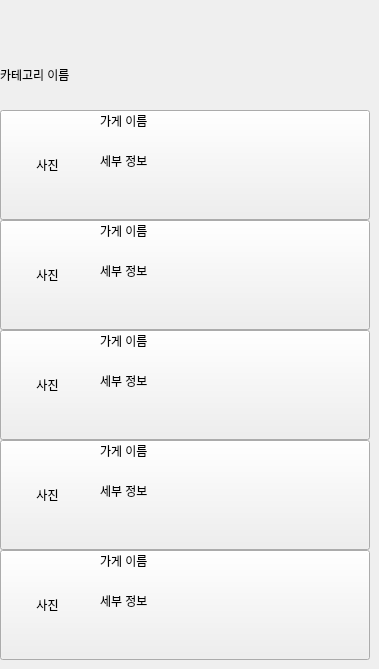
   <widget class="QWidget" name="page_8">
    <widget class="QPushButton" name="Btn_Marcket_Back">
     <property name="geometry">
      <rect>
       <x>0</x>
       <y>0</y>
       <width>50</width>
       <height>50</height>
      </rect>
     </property>
     <property name="text">
      <string/>
     </property>
     <property name="icon">
      <iconset resource="Resource.qrc">
       <normaloff>:/Image/Back_2.png</normaloff>:/Image/Back_2.png</iconset>
     </property>
     <property name="iconSize">
      <size>
       <width>50</width>
       <height>50</height>
      </size>
     </property>
     <property name="flat">
      <bool>true</bool>
     </property>
    </widget>
    <widget class="QLabel" name="lb_Image_Logo">
     <property name="geometry">
      <rect>
       <x>50</x>
       <y>0</y>
       <width>110</width>
       <height>50</height>
      </rect>
     </property>
     <property name="styleSheet">
      <string notr="true">border-image: url(:/Image/delivery.png);</string>
     </property>
     <property name="text">
      <string/>
     </property>
     <property name="alignment">
      <set>Qt::AlignCenter</set>
     </property>
    </widget>
    <widget class="QPushButton" name="Btn_Marcket_home">
     <property name="geometry">
      <rect>
       <x>265</x>
       <y>0</y>
       <width>50</width>
       <height>50</height>
      </rect>
     </property>
     <property name="text">
      <string/>
     </property>
     <property name="icon">
      <iconset resource="Resource.qrc">
       <normaloff>:/Image/HOME.png</normaloff>:/Image/HOME.png</iconset>
     </property>
     <property name="iconSize">
      <size>
       <width>50</width>
       <height>50</height>
      </size>
     </property>
     <property name="flat">
      <bool>true</bool>
     </property>
    </widget>
    <widget class="QPushButton" name="Btn_Marcket_Bascket">
     <property name="geometry">
      <rect>
       <x>320</x>
       <y>0</y>
       <width>50</width>
       <height>50</height>
      </rect>
     </property>
     <property name="text">
      <string/>
     </property>
     <property name="icon">
      <iconset resource="Resource.qrc">
       <normaloff>:/Image/Baskcet.png</normaloff>:/Image/Baskcet.png</iconset>
     </property>
     <property name="iconSize">
      <size>
       <width>50</width>
       <height>50</height>
      </size>
     </property>
     <property name="flat">
      <bool>true</bool>
     </property>
    </widget>
    <widget class="QLabel" name="lb_Categoryname">
     <property name="geometry">
      <rect>
       <x>0</x>
       <y>55</y>
       <width>370</width>
       <height>40</height>
      </rect>
     </property>
     <property name="text">
      <string>카테고리 이름</string>
     </property>
    </widget>
    <widget class="QPushButton" name="Btn_Marcket_choice1">
     <property name="geometry">
      <rect>
       <x>0</x>
       <y>110</y>
       <width>370</width>
       <height>110</height>
      </rect>
     </property>
     <property name="text">
      <string/>
     </property>
     <property name="flat">
      <bool>false</bool>
     </property>
    </widget>
    <widget class="QPushButton" name="Btn_Marcket_choice2">
     <property name="geometry">
      <rect>
       <x>0</x>
       <y>220</y>
       <width>370</width>
       <height>110</height>
      </rect>
     </property>
     <property name="text">
      <string/>
     </property>
     <property name="flat">
      <bool>false</bool>
     </property>
    </widget>
    <widget class="QPushButton" name="Btn_Marcket_choice3">
     <property name="geometry">
      <rect>
       <x>0</x>
       <y>330</y>
       <width>370</width>
       <height>110</height>
      </rect>
     </property>
     <property name="text">
      <string/>
     </property>
     <property name="flat">
      <bool>false</bool>
     </property>
    </widget>
    <widget class="QPushButton" name="Btn_Marcket_choice4">
     <property name="geometry">
      <rect>
       <x>0</x>
       <y>440</y>
       <width>370</width>
       <height>110</height>
      </rect>
     </property>
     <property name="text">
      <string/>
     </property>
     <property name="flat">
      <bool>false</bool>
     </property>
    </widget>
    <widget class="QPushButton" name="Btn_Marcket_choice5">
     <property name="geometry">
      <rect>
       <x>0</x>
       <y>550</y>
       <width>370</width>
       <height>110</height>
      </rect>
     </property>
     <property name="text">
      <string/>
     </property>
     <property name="flat">
      <bool>false</bool>
     </property>
    </widget>
    <widget class="QLabel" name="lb_Marcket_photo1">
     <property name="geometry">
      <rect>
       <x>0</x>
       <y>110</y>
       <width>95</width>
       <height>110</height>
      </rect>
     </property>
     <property name="text">
      <string>사진</string>
     </property>
     <property name="alignment">
      <set>Qt::AlignCenter</set>
     </property>
    </widget>
    <widget class="QLabel" name="lb_Marcket_photo2">
     <property name="geometry">
      <rect>
       <x>0</x>
       <y>220</y>
       <width>95</width>
       <height>110</height>
      </rect>
     </property>
     <property name="text">
      <string>사진</string>
     </property>
     <property name="alignment">
      <set>Qt::AlignCenter</set>
     </property>
    </widget>
    <widget class="QLabel" name="lb_Marcket_photo3">
     <property name="geometry">
      <rect>
       <x>0</x>
       <y>330</y>
       <width>95</width>
       <height>110</height>
      </rect>
     </property>
     <property name="text">
      <string>사진</string>
     </property>
     <property name="alignment">
      <set>Qt::AlignCenter</set>
     </property>
    </widget>
    <widget class="QLabel" name="lb_Marcket_photo4">
     <property name="geometry">
      <rect>
       <x>0</x>
       <y>440</y>
       <width>95</width>
       <height>110</height>
      </rect>
     </property>
     <property name="text">
      <string>사진</string>
     </property>
     <property name="alignment">
      <set>Qt::AlignCenter</set>
     </property>
    </widget>
    <widget class="QLabel" name="lb_Marcket_photo5">
     <property name="geometry">
      <rect>
       <x>0</x>
       <y>550</y>
       <width>95</width>
       <height>110</height>
      </rect>
     </property>
     <property name="text">
      <string>사진</string>
     </property>
     <property name="alignment">
      <set>Qt::AlignCenter</set>
     </property>
    </widget>
    <widget class="QLabel" name="lb_Marcket_name1">
     <property name="geometry">
      <rect>
       <x>100</x>
       <y>110</y>
       <width>201</width>
       <height>21</height>
      </rect>
     </property>
     <property name="text">
      <string>가게 이름</string>
     </property>
    </widget>
    <widget class="QLabel" name="lb_Marcket_name2">
     <property name="geometry">
      <rect>
       <x>100</x>
       <y>220</y>
       <width>201</width>
       <height>21</height>
      </rect>
     </property>
     <property name="text">
      <string>가게 이름</string>
     </property>
    </widget>
    <widget class="QLabel" name="lb_Marcket_name3">
     <property name="geometry">
      <rect>
       <x>100</x>
       <y>330</y>
       <width>201</width>
       <height>21</height>
      </rect>
     </property>
     <property name="text">
      <string>가게 이름</string>
     </property>
    </widget>
    <widget class="QLabel" name="lb_Marcket_name4">
     <property name="geometry">
      <rect>
       <x>100</x>
       <y>440</y>
       <width>201</width>
       <height>21</height>
      </rect>
     </property>
     <property name="text">
      <string>가게 이름</string>
     </property>
    </widget>
    <widget class="QLabel" name="lb_Marcket_name5">
     <property name="geometry">
      <rect>
       <x>100</x>
       <y>550</y>
       <width>201</width>
       <height>21</height>
      </rect>
     </property>
     <property name="text">
      <string>가게 이름</string>
     </property>
    </widget>
    <widget class="QLabel" name="lb_Detail4">
     <property name="geometry">
      <rect>
       <x>100</x>
       <y>480</y>
       <width>201</width>
       <height>21</height>
      </rect>
     </property>
     <property name="text">
      <string>세부 정보</string>
     </property>
    </widget>
    <widget class="QLabel" name="lb_Detail3">
     <property name="geometry">
      <rect>
       <x>100</x>
       <y>370</y>
       <width>201</width>
       <height>21</height>
      </rect>
     </property>
     <property name="text">
      <string>세부 정보</string>
     </property>
    </widget>
    <widget class="QLabel" name="lb_Detail5">
     <property name="geometry">
      <rect>
       <x>100</x>
       <y>590</y>
       <width>201</width>
       <height>21</height>
      </rect>
     </property>
     <property name="text">
      <string>세부 정보</string>
     </property>
    </widget>
    <widget class="QLabel" name="lb_Detail2">
     <property name="geometry">
      <rect>
       <x>100</x>
       <y>260</y>
       <width>201</width>
       <height>21</height>
      </rect>
     </property>
     <property name="text">
      <string>세부 정보</string>
     </property>
    </widget>
    <widget class="QLabel" name="lb_Detail1">
     <property name="geometry">
      <rect>
       <x>100</x>
       <y>150</y>
       <width>201</width>
       <height>21</height>
      </rect>
     </property>
     <property name="text">
      <string>세부 정보</string>
     </property>
    </widget>
   </widget>
